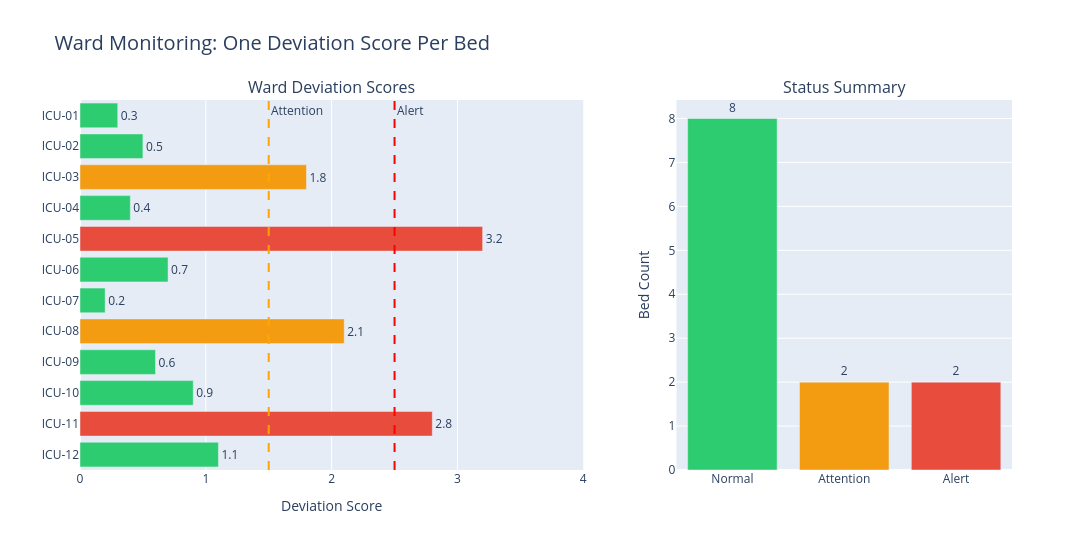

Write notebook code for a chart like this one.
### Markdown cell above
**Key Insight:** There's always a trade-off between catching more deteriorations and generating more false alarms. The deviation score gives you one number to tune - much simpler, and far less alarm-fatiguing, than setting limits on 15 individual channels.

---

## 7. From One Bed to the Whole Ward

The same approach scales across the unit. Each bed gets one deviation score, so the charge nurse sees the whole ward on a single screen.

### Code cell
def create_ward_dashboard():
    """Create a ward-wide monitoring dashboard based on deviation scores."""

    # Simulate a 12-bed ICU, one deviation score per bed
    np.random.seed(123)

    beds = [
        ('ICU-01', 0.3, 'Normal'),
        ('ICU-02', 0.5, 'Normal'),
        ('ICU-03', 1.8, 'Attention'),
        ('ICU-04', 0.4, 'Normal'),
        ('ICU-05', 3.2, 'Alert'),
        ('ICU-06', 0.7, 'Normal'),
        ('ICU-07', 0.2, 'Normal'),
        ('ICU-08', 2.1, 'Attention'),
        ('ICU-09', 0.6, 'Normal'),
        ('ICU-10', 0.9, 'Normal'),
        ('ICU-11', 2.8, 'Alert'),
        ('ICU-12', 1.1, 'Normal'),
    ]

    # Create figure
    fig = make_subplots(
        rows=1, cols=2,
        column_widths=[0.6, 0.4],
        subplot_titles=(
            'Ward Deviation Scores',
            'Status Summary'
        )
    )

    # Ward deviation scores - horizontal bar chart
    bed_names = [b[0] for b in beds]
    scores = [b[1] for b in beds]
    status_colors = ['#2ecc71' if s == 'Normal' else '#f39c12' if s == 'Attention' else '#e74c3c'
                     for _, _, s in beds]

    fig.add_trace(
        go.Bar(
            y=bed_names[::-1],
            x=scores[::-1],
            orientation='h',
            marker_color=status_colors[::-1],
            text=[f'{s:.1f}' for s in scores[::-1]],
            textposition='outside',
            showlegend=False
        ),
        row=1, col=1
    )

    # Add threshold lines
    fig.add_vline(x=1.5, line_dash='dash', line_color='orange',
                  annotation_text='Attention', row=1, col=1)
    fig.add_vline(x=2.5, line_dash='dash', line_color='red',
                  annotation_text='Alert', row=1, col=1)

    # Status summary
    status_counts = {'Normal': 0, 'Attention': 0, 'Alert': 0}
    for _, _, status in beds:
        status_counts[status] += 1

    fig.add_trace(
        go.Bar(
            x=list(status_counts.keys()),
            y=list(status_counts.values()),
            marker_color=['#2ecc71', '#f39c12', '#e74c3c'],
            text=list(status_counts.values()),
            textposition='outside',
            showlegend=False
        ),
        row=1, col=2
    )

    fig.update_layout(
        title=dict(
            text='Ward Monitoring: One Deviation Score Per Bed',
            font=dict(size=20)
        ),
        width=1100,
        height=550
    )

    fig.update_xaxes(title_text='Deviation Score', range=[0, 4], row=1, col=1)
    fig.update_yaxes(title_text='Bed Count', row=1, col=2)

    fig.show()

    print("\nWard Status:")
    print("=" * 50)
    for bed, score, status in beds:
        print(f"  {bed}: {score:.1f}  ({status})")

    print("\nWith PCA-based monitoring:")
    print("  - 1 number per bed (not 15+ channels)")
    print("  - Instant ward-wide view for the charge nurse")
    print("  - Clear thresholds for escalation")
    print("\nThe score is decision support: it says 'go and look at this patient',")
    print("never 'here is the diagnosis'.")

create_ward_dashboard()

### Figure 1 — Plotly figure (JSON) as saved in the notebook; plotly's stock layout.template omitted (floating-point values rounded to 4 significant figures)
{"data": [{"marker": {"color": ["#2ecc71", "#e74c3c", "#2ecc71", "#2ecc71", "#f39c12", "#2ecc71", "#2ecc71", "#e74c3c", "#2ecc71", "#f39c12", "#2ecc71", "#2ecc71"]}, "orientation": "h", "showlegend": false, "text": ["1.1", "2.8", "0.9", "0.6", "2.1", "0.2", "0.7", "3.2", "0.4", "1.8", "0.5", "0.3"], "textposition": "outside", "type": "bar", "x": [1.1, 2.8, 0.9, 0.6, 2.1, 0.2, 0.7, 3.2, 0.4, 1.8, 0.5, 0.3], "xaxis": "x", "y": ["ICU-12", "ICU-11", "ICU-10", "ICU-09", "ICU-08", "ICU-07", "ICU-06", "ICU-05", "ICU-04", "ICU-03", "ICU-02", "ICU-01"], "yaxis": "y"}, {"marker": {"color": ["#2ecc71", "#f39c12", "#e74c3c"]}, "showlegend": false, "text": ["8", "2", "2"], "textposition": "outside", "type": "bar", "x": ["Normal", "Attention", "Alert"], "xaxis": "x2", "y": [8, 2, 2], "yaxis": "y2"}], "layout": {"annotations": [{"font": {"size": 16}, "showarrow": false, "text": "Ward Deviation Scores", "x": 0.27, "xanchor": "center", "xref": "paper", "y": 1.0, "yanchor": "bottom", "yref": "paper"}, {"font": {"size": 16}, "showarrow": false, "text": "Status Summary", "x": 0.82, "xanchor": "center", "xref": "paper", "y": 1.0, "yanchor": "bottom", "yref": "paper"}, {"showarrow": false, "text": "Attention", "x": 1.5, "xanchor": "left", "xref": "x", "y": 1, "yanchor": "top", "yref": "y domain"}, {"showarrow": false, "text": "Alert", "x": 2.5, "xanchor": "left", "xref": "x", "y": 1, "yanchor": "top", "yref": "y domain"}], "height": 550, "shapes": [{"line": {"color": "orange", "dash": "dash"}, "type": "line", "x0": 1.5, "x1": 1.5, "xref": "x", "y0": 0, "y1": 1, "yref": "y domain"}, {"line": {"color": "red", "dash": "dash"}, "type": "line", "x0": 2.5, "x1": 2.5, "xref": "x", "y0": 0, "y1": 1, "yref": "y domain"}], "title": {"font": {"size": 20}, "text": "Ward Monitoring: One Deviation Score Per Bed"}, "width": 1100, "xaxis": {"anchor": "y", "domain": [0.0, 0.54], "range": [0, 4], "title": {"text": "Deviation Score"}}, "xaxis2": {"anchor": "y2", "domain": [0.64, 1.0]}, "yaxis": {"anchor": "x", "domain": [0.0, 1.0]}, "yaxis2": {"anchor": "x2", "domain": [0.0, 1.0], "title": {"text": "Bed Count"}}}}
